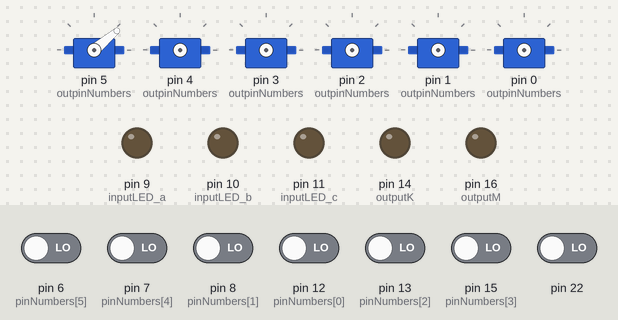
Bench run of a sketch on a simulated Arduino Uno, built with avr-gcc and run on an emulated ATmega328P. Shown: 6 × servo, output pins drawn as LEDs (lit = HIGH). The inputs (shaded band) are chosen by the test bench; at power-on: pin 6 (pinNumbers[5]), pin 7 (pinNumbers[4]), pin 8 (pinNumbers[1]), pin 12 (pinNumbers[0]), pin 13 (pinNumbers[2]), pin 15 (pinNumbers[3]), pin 22 LOW.

Above: at 0.1 s.
At 5.33 s:
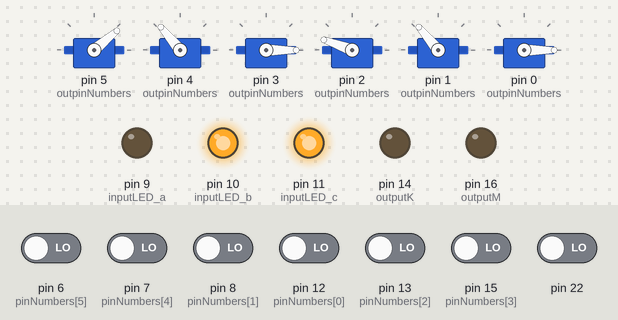
5.9 s: pin 6 (pinNumbers[5]) driven HIGH
At 6.33 s:
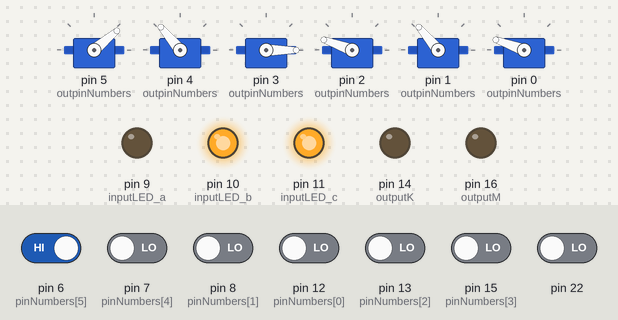
Timing chart, 0 to 7.9 s (numbered marks = the images above; inputs shaded):
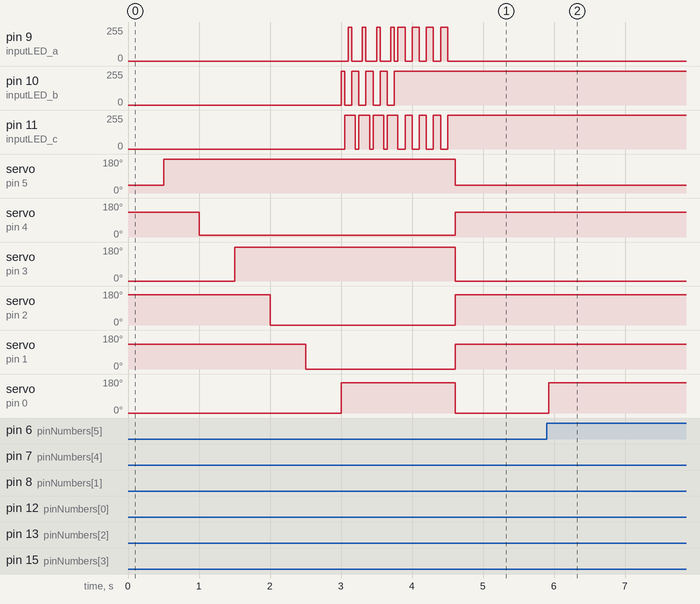

The sketch:

claw_sawy_sawy.ino
```cpp
/*************************************************
 ************** [ROY] MAKEY MAKEY *********************
 ************************************************

 /////////////////////////////////////////////////
 /////////////HOW TO EDIT THE KEYS ///////////////
 /////////////////////////////////////////////////
 - Edit keys in the settings.h file
 - that file should be open in a tab above (in Arduino IDE)
 - more instructions are in that file

 //////////////////////////////////////////////////
 ///////// MaKey MaKey FIRMWARE v1.4.1 ////////////
 //////////////////////////////////////////////////
 by: Eric Rosenbaum, Jay Silver, and Jim Lindblom
 MIT Media Lab & Sparkfun
 start date: 2/16/2012
 current release: 7/5/2012
 */

/////////////////////////
// DEBUG DEFINITIONS ////
/////////////////////////
//#define DEBUG
//#define DEBUG2
//#define DEBUG3
//#define DEBUG_TIMING
//#define DEBUG_MOUSE
//#define DEBUG_TIMING2

////////////////////////
// DEFINED CONSTANTS////
////////////////////////

#define BUFFER_LENGTH    3     // 3 bytes gives us 24 samples
#define NUM_INPUTS       6 // 18    // 6 on the front + 12 on the back
#define NUM_OUTPUTS      6 // 6 on the side
//#define TARGET_LOOP_TIME 694   // (1/60 seconds) / 24 samples = 694 microseconds per sample
//#define TARGET_LOOP_TIME 758  // (1/55 seconds) / 24 samples = 758 microseconds per sample
#define TARGET_LOOP_TIME 744  // (1/56 seconds) / 24 samples = 744 microseconds per sample

#include "settings.h"
#include <Servo.h>

/////////////////////////
// STRUCT ///////////////
/////////////////////////
typedef struct {
  byte pinNumber;
  byte measurementBuffer[BUFFER_LENGTH];
  boolean oldestMeasurement;
  byte bufferSum;
  boolean pressed;
  boolean prevPressed;
}
MakeyMakeyInput;

MakeyMakeyInput inputs[NUM_INPUTS];

typedef struct {
  byte pinNumber;
  boolean moving;
  boolean clenched;
  int position;
  Servo myservo;
}
MakeyMakeyOutput;

MakeyMakeyOutput outputs[NUM_OUTPUTS];

///////////////////////////////////
// VARIABLES //////////////////////
///////////////////////////////////
int bufferIndex = 0;
byte byteCounter = 0;
byte bitCounter = 0;

int pressThreshold;
int releaseThreshold;
boolean inputChanged;

// Pin Numbers
// input pin numbers for kickstarter production board
int pinNumbers[NUM_INPUTS] = {
  12, 8, 13, 15, 7, 6     // top of makey makey board
};

int outpinNumbers[NUM_OUTPUTS] = {
  5, 4, 3, 2, 1, 0        // left of makey makey board
};

// input status LED pin numbers
const int inputLED_a = 9;
const int inputLED_b = 10;
const int inputLED_c = 11;
const int outputK = 14;
const int outputM = 16;
byte ledCycleCounter = 0;

// timing
int loopTime = 0;
int prevTime = 0;
int loopCounter = 0;


///////////////////////////
// FUNCTIONS //////////////
///////////////////////////
void initializeArduino();
void initializeInputs();
void initializeOutputs();
void clenchFinger(int idx);
void unclenchFinger(int idx);
void updateMeasurementBuffers();
void updateBufferSums();
void updateBufferIndex();
void updateInputStates();
void addDelay();
void cycleLEDs();
void danceLeds();
void updateOutLEDs();

//////////////////////
// SETUP /////////////
//////////////////////
void setup()
{
  initializeArduino();
  initializeInputs();
  initializeOutputs();
  danceLeds();
}

////////////////////
// MAIN LOOP ///////
////////////////////
void loop()
{
  updateMeasurementBuffers();
  updateBufferSums();
  updateBufferIndex();
  updateInputStates();
  cycleLEDs();
  updateOutLEDs();
  addDelay();
}

//////////////////////////
// INITIALIZE ARDUINO
//////////////////////////
void initializeArduino() {
#ifdef DEBUG
  Serial.begin(9600);  // Serial for debugging
#endif

  /* Set up input pins
   DEactivate the internal pull-ups, since we're using external resistors */
  for (int i=0; i<NUM_INPUTS; i++)
  {
    pinMode(pinNumbers[i], INPUT);
    digitalWrite(pinNumbers[i], LOW);
  }

  pinMode(inputLED_a, INPUT);
  pinMode(inputLED_b, INPUT);
  pinMode(inputLED_c, INPUT);
  digitalWrite(inputLED_a, LOW);
  digitalWrite(inputLED_b, LOW);
  digitalWrite(inputLED_c, LOW);

  pinMode(outputK, OUTPUT);
  pinMode(outputM, OUTPUT);
  digitalWrite(outputK, LOW);
  digitalWrite(outputM, LOW);


#ifdef DEBUG
  delay(4000); // allow us time to reprogram in case things are freaking out
#endif
}

///////////////////////////
// INITIALIZE INPUTS
///////////////////////////
void initializeInputs() {

  float thresholdPerc = SWITCH_THRESHOLD_OFFSET_PERC;
  float thresholdCenterBias = SWITCH_THRESHOLD_CENTER_BIAS/50.0;
  float pressThresholdAmount = (BUFFER_LENGTH * 8) * (thresholdPerc / 100.0);
  float thresholdCenter = ( (BUFFER_LENGTH * 8) / 2.0 ) * (thresholdCenterBias);
  pressThreshold = int(thresholdCenter + pressThresholdAmount);
  releaseThreshold = int(thresholdCenter - pressThresholdAmount);

#ifdef DEBUG
  Serial.println(pressThreshold);
  Serial.println(releaseThreshold);
#endif

  for (int i=0; i<NUM_INPUTS; i++) {
    inputs[i].pinNumber = pinNumbers[i];

    for (int j=0; j<BUFFER_LENGTH; j++) {
      inputs[i].measurementBuffer[j] = 0;
    }
    inputs[i].oldestMeasurement = 0;
    inputs[i].bufferSum = 0;

    inputs[i].pressed = false;
    inputs[i].prevPressed = false;

#ifdef DEBUG
    Serial.println(i);
#endif

  }
}

///////////////////////////
//  INITIALIZE OUTPUTS
///////////////////////////
void initializeOutputs() {

  for (int i=0; i<NUM_OUTPUTS; i++) {
    outputs[i].pinNumber = outpinNumbers[i];
    outputs[i].moving = false;
    outputs[i].clenched = false;
    outputs[i].position = openPos[i];
    outputs[i].myservo.attach(outputs[i].pinNumber);
    outputs[i].myservo.write(closedPos[i]) ;
    delay(500);
     outputs[i].myservo.write(openPos[i]);

#ifdef DEBUG
    Serial.print("writing to servo ");
    Serial.println(outputs[i].pinNumber);
#endif
  }
}

void clenchFinger(int idx) {
  if (!outputs[idx].clenched && !outputs[idx].moving) {
    outputs[idx].moving = true;
    outputs[idx].position = closedPos[idx];
    outputs[idx].myservo.write(closedPos[idx]);
  }
  else if (outputs[idx].moving && outputs[idx].myservo.read() == outputs[idx].position) {
    outputs[idx].moving = false;
    outputs[idx].clenched = true;
  }
}

void unclenchFinger(int idx) {
  if (outputs[idx].clenched && !outputs[idx].moving) {
    outputs[idx].moving = true;
    outputs[idx].position = openPos[idx];
    outputs[idx].myservo.write(openPos[idx]);
  }
  else if (outputs[idx].moving && outputs[idx].myservo.read() == outputs[idx].position) {
    outputs[idx].moving = false;
    outputs[idx].clenched = false;
  }
}


//////////////////////////////
// UPDATE MEASUREMENT BUFFERS
//////////////////////////////
void updateMeasurementBuffers() {

  for (int i=0; i<NUM_INPUTS; i++) {

    // store the oldest measurement, which is the one at the current index,
    // before we update it to the new one
    // we use oldest measurement in updateBufferSums
    byte currentByte = inputs[i].measurementBuffer[byteCounter];
    inputs[i].oldestMeasurement = (currentByte >> bitCounter) & 0x01;

    // make the new measurement
    boolean newMeasurement = digitalRead(inputs[i].pinNumber);

    // invert so that true means the switch is closed
    newMeasurement = !newMeasurement;

    // store it
    if (newMeasurement) {
      currentByte |= (1<<bitCounter);
    }
    else {
      currentByte &= ~(1<<bitCounter);
    }
    inputs[i].measurementBuffer[byteCounter] = currentByte;
  }
}

///////////////////////////
// UPDATE BUFFER SUMS
///////////////////////////
void updateBufferSums() {

  // the bufferSum is a running tally of the entire measurementBuffer
  // add the new measurement and subtract the old one

  for (int i=0; i<NUM_INPUTS; i++) {
    byte currentByte = inputs[i].measurementBuffer[byteCounter];
    boolean currentMeasurement = (currentByte >> bitCounter) & 0x01;
    if (currentMeasurement) {
      inputs[i].bufferSum++;
    }
    if (inputs[i].oldestMeasurement) {
      inputs[i].bufferSum--;
    }
  }
}

///////////////////////////
// UPDATE BUFFER INDEX
///////////////////////////
void updateBufferIndex() {
  bitCounter++;
  if (bitCounter == 8) {
    bitCounter = 0;
    byteCounter++;
    if (byteCounter == BUFFER_LENGTH) {
      byteCounter = 0;
    }
  }
}

///////////////////////////
// UPDATE INPUT STATES
///////////////////////////
void updateInputStates() {
  inputChanged = false;
  for (int i=0; i<NUM_INPUTS; i++) {
    inputs[i].prevPressed = inputs[i].pressed; // store previous pressed state (only used for mouse buttons)
    if (inputs[i].pressed) {
      if (inputs[i].bufferSum < releaseThreshold) {
        inputChanged = true;
        inputs[i].pressed = false;
      }
    }
    else if (!inputs[i].pressed) {
      if (inputs[i].bufferSum > pressThreshold) {  // input becomes pressed
        inputChanged = true;
        inputs[i].pressed = true;
      }
    }
  }
#ifdef DEBUG3
  if (inputChanged) {
    Serial.println("change");
  }
#endif
}


///////////////////////////
// ADD DELAY
///////////////////////////
void addDelay() {

  loopTime = micros() - prevTime;
  if (loopTime < TARGET_LOOP_TIME) {
    int wait = TARGET_LOOP_TIME - loopTime;
    delayMicroseconds(wait);
  }

  prevTime = micros();

#ifdef DEBUG_TIMING
  if (loopCounter == 0) {
    int t = micros()-prevTime;
    Serial.println(t);
  }
  loopCounter++;
  loopCounter %= 999;
#endif

}

///////////////////////////
// CYCLE LEDS
///////////////////////////
void cycleLEDs() {
  pinMode(inputLED_a, INPUT);
  pinMode(inputLED_b, INPUT);
  pinMode(inputLED_c, INPUT);
  digitalWrite(inputLED_a, LOW);
  digitalWrite(inputLED_b, LOW);
  digitalWrite(inputLED_c, LOW);

  ledCycleCounter++;
  ledCycleCounter %= 6;

  if ((ledCycleCounter == 0) && inputs[0].pressed) {
    pinMode(inputLED_a, INPUT);
    digitalWrite(inputLED_a, LOW);
    pinMode(inputLED_b, OUTPUT);
    digitalWrite(inputLED_b, HIGH);
    pinMode(inputLED_c, OUTPUT);
    digitalWrite(inputLED_c, LOW);
  }
  if ((ledCycleCounter == 1) && inputs[1].pressed) {
    pinMode(inputLED_a, OUTPUT);
    digitalWrite(inputLED_a, HIGH);
    pinMode(inputLED_b, OUTPUT);
    digitalWrite(inputLED_b, LOW);
    pinMode(inputLED_c, INPUT);
    digitalWrite(inputLED_c, LOW);

  }
  if ((ledCycleCounter == 2) && inputs[2].pressed) {
    pinMode(inputLED_a, OUTPUT);
    digitalWrite(inputLED_a, LOW);
    pinMode(inputLED_b, OUTPUT);
    digitalWrite(inputLED_b, HIGH);
    pinMode(inputLED_c, INPUT);
    digitalWrite(inputLED_c, LOW);
  }
  if ((ledCycleCounter == 3) && inputs[3].pressed) {
    pinMode(inputLED_a, INPUT);
    digitalWrite(inputLED_a, LOW);
    pinMode(inputLED_b, OUTPUT);
    digitalWrite(inputLED_b, LOW);
    pinMode(inputLED_c, OUTPUT);
    digitalWrite(inputLED_c, HIGH);
  }
  if ((ledCycleCounter == 4) && inputs[4].pressed) {
    pinMode(inputLED_a, OUTPUT);
    digitalWrite(inputLED_a, LOW);
    pinMode(inputLED_b, INPUT);
    digitalWrite(inputLED_b, LOW);
    pinMode(inputLED_c, OUTPUT);
    digitalWrite(inputLED_c, HIGH);
  }
  if ((ledCycleCounter == 5) && inputs[5].pressed) {
    pinMode(inputLED_a, OUTPUT);
    digitalWrite(inputLED_a, HIGH);
    pinMode(inputLED_b, INPUT);
    digitalWrite(inputLED_b, LOW);
    pinMode(inputLED_c, OUTPUT);
    digitalWrite(inputLED_c, LOW);
  }

}

///////////////////////////
// DANCE LEDS
///////////////////////////
void danceLeds()
{
  int delayTime = 50;
  int delayTime2 = 100;

  // CIRCLE
  for(int i=0; i<4; i++)
  {
    // UP
    pinMode(inputLED_a, INPUT);
    digitalWrite(inputLED_a, LOW);
    pinMode(inputLED_b, OUTPUT);
    digitalWrite(inputLED_b, HIGH);
    pinMode(inputLED_c, OUTPUT);
    digitalWrite(inputLED_c, LOW);
    delay(delayTime);

    //RIGHT
    pinMode(inputLED_a, INPUT);
    digitalWrite(inputLED_a, LOW);
    pinMode(inputLED_b, OUTPUT);
    digitalWrite(inputLED_b, LOW);
    pinMode(inputLED_c, OUTPUT);
    digitalWrite(inputLED_c, HIGH);
    delay(delayTime);


    // DOWN
    pinMode(inputLED_a, OUTPUT);
    digitalWrite(inputLED_a, HIGH);
    pinMode(inputLED_b, OUTPUT);
    digitalWrite(inputLED_b, LOW);
    pinMode(inputLED_c, INPUT);
    digitalWrite(inputLED_c, LOW);
    delay(delayTime);

    // LEFT
    pinMode(inputLED_a, OUTPUT);
    digitalWrite(inputLED_a, LOW);
    pinMode(inputLED_b, OUTPUT);
    digitalWrite(inputLED_b, HIGH);
    pinMode(inputLED_c, INPUT);
    digitalWrite(inputLED_c, LOW);
    delay(delayTime);
  }

  // WIGGLE
  for(int i=0; i<4; i++)
  {
    // SPACE
    pinMode(inputLED_a, OUTPUT);
    digitalWrite(inputLED_a, HIGH);
    pinMode(inputLED_b, INPUT);
    digitalWrite(inputLED_b, LOW);
    pinMode(inputLED_c, OUTPUT);
    digitalWrite(inputLED_c, LOW);
    delay(delayTime2);

    // CLICK
    pinMode(inputLED_a, OUTPUT);
    digitalWrite(inputLED_a, LOW);
    pinMode(inputLED_b, INPUT);
    digitalWrite(inputLED_b, LOW);
    pinMode(inputLED_c, OUTPUT);
    digitalWrite(inputLED_c, HIGH);
    delay(delayTime2);
  }
}

void updateOutLEDs()
{
  for (int i=0; i<NUM_INPUTS; i++)
  {
    if (inputs[i].pressed)
    {
      if (i < NUM_OUTPUTS)
      {
        clenchFinger(i);
      }
    }
    else {
      if (i < NUM_OUTPUTS)
      {
        unclenchFinger(i);
      }
    }
  }


}
```

settings.h
```cpp
#include "Arduino.h"

/*
/////////////////////////////////////////////////////////////////////////
// KEY MAPPINGS: WHICH KEY MAPS TO WHICH PIN ON THE MAKEY MAKEY BOARD? //
/////////////////////////////////////////////////////////////////////////

  - edit the keyCodes array below to change the keys sent by the MaKey MaKey for each input
  - the comments tell you which input sends that key (for example, by default 'w' is sent by pin D5)
  - change the keys by replacing them. for example, you can replace 'w' with any other individual letter,
    number, or symbol on your keyboard
  - you can also use codes for other keys such as modifier and function keys (see the
    the list of additional key codes at the bottom of this file)

*/

int openPos[NUM_OUTPUTS] = {
  180, 10, 180, 0, 0, 160
};

int closedPos[NUM_OUTPUTS] = {
  40, 130, 0, 160, 130, 0
};


///////////////////////////
// NOISE CANCELLATION /////
///////////////////////////
#define SWITCH_THRESHOLD_OFFSET_PERC  5    // number between 1 and 49
                                           // larger value protects better against noise oscillations, but makes it harder to press and release
                                           // recommended values are between 2 and 20
                                           // default value is 5

#define SWITCH_THRESHOLD_CENTER_BIAS 55   // number between 1 and 99
                                          // larger value makes it easier to "release" keys, but harder to "press"
                                          // smaller value makes it easier to "press" keys, but harder to "release"
                                          // recommended values are between 30 and 70
                                          // 50 is "middle" 2.5 volt center
                                          // default value is 55
                                          // 100 = 5V (never use this high)
                                          // 0 = 0 V (never use this low


/////////////////////////
// MOUSE MOTION /////////
/////////////////////////
#define MOUSE_MOTION_UPDATE_INTERVAL  35   // how many loops to wait between
                                           // sending mouse motion updates

#define PIXELS_PER_MOUSE_STEP         4     // a larger number will make the mouse
                                           // move faster

#define MOUSE_RAMP_SCALE              150  // Scaling factor for mouse movement ramping
                                           // Lower = more sensitive mouse movement
                                           // Higher = slower ramping of speed
                                           // 0 = Ramping off

#define MOUSE_MAX_PIXELS              10   // Max pixels per step for mouse movement

/*

///////////////////////////
// ADDITIONAL KEY CODES ///
///////////////////////////

- you can use these codes in the keyCodes array above
- to get modifier keys, function keys, etc

KEY_LEFT_CTRL
KEY_LEFT_SHIFT
KEY_LEFT_ALT
KEY_LEFT_GUI
KEY_RIGHT_CTRL
KEY_RIGHT_SHIFT
KEY_RIGHT_ALT
KEY_RIGHT_GUI

KEY_BACKSPACE
KEY_TAB
KEY_RETURN
KEY_ESC
KEY_INSERT
KEY_DELETE
KEY_PAGE_UP
KEY_PAGE_DOWN
KEY_HOME
KEY_END
KEY_CAPS_LOCK

KEY_F1
KEY_F2
KEY_F3
KEY_F4
KEY_F5
KEY_F6
KEY_F7
KEY_F8
KEY_F9
KEY_F10
KEY_F11
KEY_F12

*/
```
